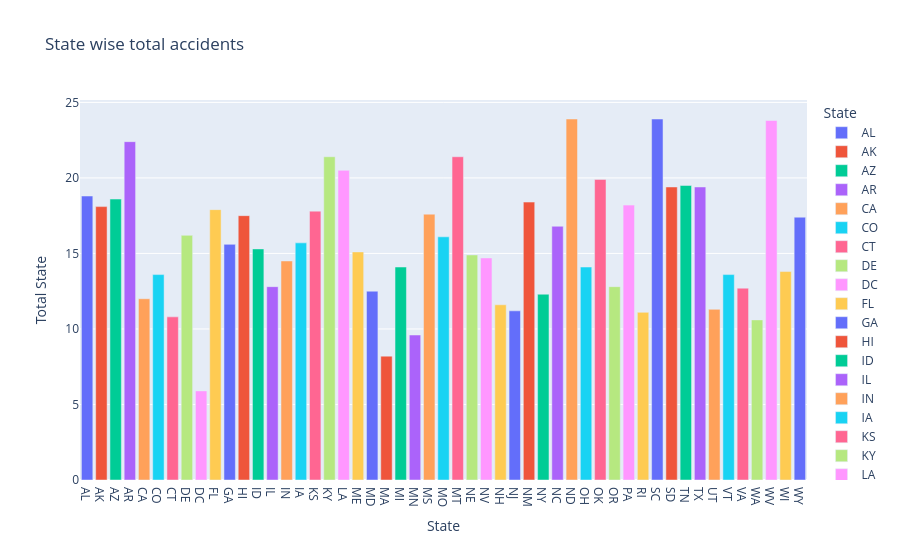

This figure's notebook cell:
### Code cell
figbars=px.bar(df, x='abbrev', y='total',
               title='State wise total accidents',
               labels={'abbrev':'State','total':'Total State'},
               color='abbrev')
figbars.show()

### Figure 1 — Plotly figure (JSON) as saved in the notebook; plotly's stock layout.template omitted (floating-point values rounded to 4 significant figures)
{"data": [{"hovertemplate": "State=%{x}<br>Total State=%{y}<extra></extra>", "legendgroup": "AL", "marker": {"color": "#636efa", "pattern": {"shape": ""}}, "name": "AL", "orientation": "v", "showlegend": true, "textposition": "auto", "type": "bar", "x": ["AL"], "xaxis": "x", "y": [18.8], "yaxis": "y"}, {"hovertemplate": "State=%{x}<br>Total State=%{y}<extra></extra>", "legendgroup": "AK", "marker": {"color": "#EF553B", "pattern": {"shape": ""}}, "name": "AK", "orientation": "v", "showlegend": true, "textposition": "auto", "type": "bar", "x": ["AK"], "xaxis": "x", "y": [18.1], "yaxis": "y"}, {"hovertemplate": "State=%{x}<br>Total State=%{y}<extra></extra>", "legendgroup": "AZ", "marker": {"color": "#00cc96", "pattern": {"shape": ""}}, "name": "AZ", "orientation": "v", "showlegend": true, "textposition": "auto", "type": "bar", "x": ["AZ"], "xaxis": "x", "y": [18.6], "yaxis": "y"}, {"hovertemplate": "State=%{x}<br>Total State=%{y}<extra></extra>", "legendgroup": "AR", "marker": {"color": "#ab63fa", "pattern": {"shape": ""}}, "name": "AR", "orientation": "v", "showlegend": true, "textposition": "auto", "type": "bar", "x": ["AR"], "xaxis": "x", "y": [22.4], "yaxis": "y"}, {"hovertemplate": "State=%{x}<br>Total State=%{y}<extra></extra>", "legendgroup": "CA", "marker": {"color": "#FFA15A", "pattern": {"shape": ""}}, "name": "CA", "orientation": "v", "showlegend": true, "textposition": "auto", "type": "bar", "x": ["CA"], "xaxis": "x", "y": [12.0], "yaxis": "y"}, {"hovertemplate": "State=%{x}<br>Total State=%{y}<extra></extra>", "legendgroup": "CO", "marker": {"color": "#19d3f3", "pattern": {"shape": ""}}, "name": "CO", "orientation": "v", "showlegend": true, "textposition": "auto", "type": "bar", "x": ["CO"], "xaxis": "x", "y": [13.6], "yaxis": "y"}, {"hovertemplate": "State=%{x}<br>Total State=%{y}<extra></extra>", "legendgroup": "CT", "marker": {"color": "#FF6692", "pattern": {"shape": ""}}, "name": "CT", "orientation": "v", "showlegend": true, "textposition": "auto", "type": "bar", "x": ["CT"], "xaxis": "x", "y": [10.8], "yaxis": "y"}, {"hovertemplate": "State=%{x}<br>Total State=%{y}<extra></extra>", "legendgroup": "DE", "marker": {"color": "#B6E880", "pattern": {"shape": ""}}, "name": "DE", "orientation": "v", "showlegend": true, "textposition": "auto", "type": "bar", "x": ["DE"], "xaxis": "x", "y": [16.2], "yaxis": "y"}, {"hovertemplate": "State=%{x}<br>Total State=%{y}<extra></extra>", "legendgroup": "DC", "marker": {"color": "#FF97FF", "pattern": {"shape": ""}}, "name": "DC", "orientation": "v", "showlegend": true, "textposition": "auto", "type": "bar", "x": ["DC"], "xaxis": "x", "y": [5.9], "yaxis": "y"}, {"hovertemplate": "State=%{x}<br>Total State=%{y}<extra></extra>", "legendgroup": "FL", "marker": {"color": "#FECB52", "pattern": {"shape": ""}}, "name": "FL", "orientation": "v", "showlegend": true, "textposition": "auto", "type": "bar", "x": ["FL"], "xaxis": "x", "y": [17.9], "yaxis": "y"}, {"hovertemplate": "State=%{x}<br>Total State=%{y}<extra></extra>", "legendgroup": "GA", "marker": {"color": "#636efa", "pattern": {"shape": ""}}, "name": "GA", "orientation": "v", "showlegend": true, "textposition": "auto", "type": "bar", "x": ["GA"], "xaxis": "x", "y": [15.6], "yaxis": "y"}, {"hovertemplate": "State=%{x}<br>Total State=%{y}<extra></extra>", "legendgroup": "HI", "marker": {"color": "#EF553B", "pattern": {"shape": ""}}, "name": "HI", "orientation": "v", "showlegend": true, "textposition": "auto", "type": "bar", "x": ["HI"], "xaxis": "x", "y": [17.5], "yaxis": "y"}, {"hovertemplate": "State=%{x}<br>Total State=%{y}<extra></extra>", "legendgroup": "ID", "marker": {"color": "#00cc96", "pattern": {"shape": ""}}, "name": "ID", "orientation": "v", "showlegend": true, "textposition": "auto", "type": "bar", "x": ["ID"], "xaxis": "x", "y": [15.3], "yaxis": "y"}, {"hovertemplate": "State=%{x}<br>Total State=%{y}<extra></extra>", "legendgroup": "IL", "marker": {"color": "#ab63fa", "pattern": {"shape": ""}}, "name": "IL", "orientation": "v", "showlegend": true, "textposition": "auto", "type": "bar", "x": ["IL"], "xaxis": "x", "y": [12.8], "yaxis": "y"}, {"hovertemplate": "State=%{x}<br>Total State=%{y}<extra></extra>", "legendgroup": "IN", "marker": {"color": "#FFA15A", "pattern": {"shape": ""}}, "name": "IN", "orientation": "v", "showlegend": true, "textposition": "auto", "type": "bar", "x": ["IN"], "xaxis": "x", "y": [14.5], "yaxis": "y"}, {"hovertemplate": "State=%{x}<br>Total State=%{y}<extra></extra>", "legendgroup": "IA", "marker": {"color": "#19d3f3", "pattern": {"shape": ""}}, "name": "IA", "orientation": "v", "showlegend": true, "textposition": "auto", "type": "bar", "x": ["IA"], "xaxis": "x", "y": [15.7], "yaxis": "y"}, {"hovertemplate": "State=%{x}<br>Total State=%{y}<extra></extra>", "legendgroup": "KS", "marker": {"color": "#FF6692", "pattern": {"shape": ""}}, "name": "KS", "orientation": "v", "showlegend": true, "textposition": "auto", "type": "bar", "x": ["KS"], "xaxis": "x", "y": [17.8], "yaxis": "y"}, {"hovertemplate": "State=%{x}<br>Total State=%{y}<extra></extra>", "legendgroup": "KY", "marker": {"color": "#B6E880", "pattern": {"shape": ""}}, "name": "KY", "orientation": "v", "showlegend": true, "textposition": "auto", "type": "bar", "x": ["KY"], "xaxis": "x", "y": [21.4], "yaxis": "y"}, {"hovertemplate": "State=%{x}<br>Total State=%{y}<extra></extra>", "legendgroup": "LA", "marker": {"color": "#FF97FF", "pattern": {"shape": ""}}, "name": "LA", "orientation": "v", "showlegend": true, "textposition": "auto", "type": "bar", "x": ["LA"], "xaxis": "x", "y": [20.5], "yaxis": "y"}, {"hovertemplate": "State=%{x}<br>Total State=%{y}<extra></extra>", "legendgroup": "ME", "marker": {"color": "#FECB52", "pattern": {"shape": ""}}, "name": "ME", "orientation": "v", "showlegend": true, "textposition": "auto", "type": "bar", "x": ["ME"], "xaxis": "x", "y": [15.1], "yaxis": "y"}, {"hovertemplate": "State=%{x}<br>Total State=%{y}<extra></extra>", "legendgroup": "MD", "marker": {"color": "#636efa", "pattern": {"shape": ""}}, "name": "MD", "orientation": "v", "showlegend": true, "textposition": "auto", "type": "bar", "x": ["MD"], "xaxis": "x", "y": [12.5], "yaxis": "y"}, {"hovertemplate": "State=%{x}<br>Total State=%{y}<extra></extra>", "legendgroup": "MA", "marker": {"color": "#EF553B", "pattern": {"shape": ""}}, "name": "MA", "orientation": "v", "showlegend": true, "textposition": "auto", "type": "bar", "x": ["MA"], "xaxis": "x", "y": [8.2], "yaxis": "y"}, {"hovertemplate": "State=%{x}<br>Total State=%{y}<extra></extra>", "legendgroup": "MI", "marker": {"color": "#00cc96", "pattern": {"shape": ""}}, "name": "MI", "orientation": "v", "showlegend": true, "textposition": "auto", "type": "bar", "x": ["MI"], "xaxis": "x", "y": [14.1], "yaxis": "y"}, {"hovertemplate": "State=%{x}<br>Total State=%{y}<extra></extra>", "legendgroup": "MN", "marker": {"color": "#ab63fa", "pattern": {"shape": ""}}, "name": "MN", "orientation": "v", "showlegend": true, "textposition": "auto", "type": "bar", "x": ["MN"], "xaxis": "x", "y": [9.6], "yaxis": "y"}, {"hovertemplate": "State=%{x}<br>Total State=%{y}<extra></extra>", "legendgroup": "MS", "marker": {"color": "#FFA15A", "pattern": {"shape": ""}}, "name": "MS", "orientation": "v", "showlegend": true, "textposition": "auto", "type": "bar", "x": ["MS"], "xaxis": "x", "y": [17.6], "yaxis": "y"}, {"hovertemplate": "State=%{x}<br>Total State=%{y}<extra></extra>", "legendgroup": "MO", "marker": {"color": "#19d3f3", "pattern": {"shape": ""}}, "name": "MO", "orientation": "v", "showlegend": true, "textposition": "auto", "type": "bar", "x": ["MO"], "xaxis": "x", "y": [16.1], "yaxis": "y"}, {"hovertemplate": "State=%{x}<br>Total State=%{y}<extra></extra>", "legendgroup": "MT", "marker": {"color": "#FF6692", "pattern": {"shape": ""}}, "name": "MT", "orientation": "v", "showlegend": true, "textposition": "auto", "type": "bar", "x": ["MT"], "xaxis": "x", "y": [21.4], "yaxis": "y"}, {"hovertemplate": "State=%{x}<br>Total State=%{y}<extra></extra>", "legendgroup": "NE", "marker": {"color": "#B6E880", "pattern": {"shape": ""}}, "name": "NE", "orientation": "v", "showlegend": true, "textposition": "auto", "type": "bar", "x": ["NE"], "xaxis": "x", "y": [14.9], "yaxis": "y"}, {"hovertemplate": "State=%{x}<br>Total State=%{y}<extra></extra>", "legendgroup": "NV", "marker": {"color": "#FF97FF", "pattern": {"shape": ""}}, "name": "NV", "orientation": "v", "showlegend": true, "textposition": "auto", "type": "bar", "x": ["NV"], "xaxis": "x", "y": [14.7], "yaxis": "y"}, {"hovertemplate": "State=%{x}<br>Total State=%{y}<extra></extra>", "legendgroup": "NH", "marker": {"color": "#FECB52", "pattern": {"shape": ""}}, "name": "NH", "orientation": "v", "showlegend": true, "textposition": "auto", "type": "bar", "x": ["NH"], "xaxis": "x", "y": [11.6], "yaxis": "y"}, {"hovertemplate": "State=%{x}<br>Total State=%{y}<extra></extra>", "legendgroup": "NJ", "marker": {"color": "#636efa", "pattern": {"shape": ""}}, "name": "NJ", "orientation": "v", "showlegend": true, "textposition": "auto", "type": "bar", "x": ["NJ"], "xaxis": "x", "y": [11.2], "yaxis": "y"}, {"hovertemplate": "State=%{x}<br>Total State=%{y}<extra></extra>", "legendgroup": "NM", "marker": {"color": "#EF553B", "pattern": {"shape": ""}}, "name": "NM", "orientation": "v", "showlegend": true, "textposition": "auto", "type": "bar", "x": ["NM"], "xaxis": "x", "y": [18.4], "yaxis": "y"}, {"hovertemplate": "State=%{x}<br>Total State=%{y}<extra></extra>", "legendgroup": "NY", "marker": {"color": "#00cc96", "pattern": {"shape": ""}}, "name": "NY", "orientation": "v", "showlegend": true, "textposition": "auto", "type": "bar", "x": ["NY"], "xaxis": "x", "y": [12.3], "yaxis": "y"}, {"hovertemplate": "State=%{x}<br>Total State=%{y}<extra></extra>", "legendgroup": "NC", "marker": {"color": "#ab63fa", "pattern": {"shape": ""}}, "name": "NC", "orientation": "v", "showlegend": true, "textposition": "auto", "type": "bar", "x": ["NC"], "xaxis": "x", "y": [16.8], "yaxis": "y"}, {"hovertemplate": "State=%{x}<br>Total State=%{y}<extra></extra>", "legendgroup": "ND", "marker": {"color": "#FFA15A", "pattern": {"shape": ""}}, "name": "ND", "orientation": "v", "showlegend": true, "textposition": "auto", "type": "bar", "x": ["ND"], "xaxis": "x", "y": [23.9], "yaxis": "y"}, {"hovertemplate": "State=%{x}<br>Total State=%{y}<extra></extra>", "legendgroup": "OH", "marker": {"color": "#19d3f3", "pattern": {"shape": ""}}, "name": "OH", "orientation": "v", "showlegend": true, "textposition": "auto", "type": "bar", "x": ["OH"], "xaxis": "x", "y": [14.1], "yaxis": "y"}, {"hovertemplate": "State=%{x}<br>Total State=%{y}<extra></extra>", "legendgroup": "OK", "marker": {"color": "#FF6692", "pattern": {"shape": ""}}, "name": "OK", "orientation": "v", "showlegend": true, "textposition": "auto", "type": "bar", "x": ["OK"], "xaxis": "x", "y": [19.9], "yaxis": "y"}, {"hovertemplate": "State=%{x}<br>Total State=%{y}<extra></extra>", "legendgroup": "OR", "marker": {"color": "#B6E880", "pattern": {"shape": ""}}, "name": "OR", "orientation": "v", "showlegend": true, "textposition": "auto", "type": "bar", "x": ["OR"], "xaxis": "x", "y": [12.8], "yaxis": "y"}, {"hovertemplate": "State=%{x}<br>Total State=%{y}<extra></extra>", "legendgroup": "PA", "marker": {"color": "#FF97FF", "pattern": {"shape": ""}}, "name": "PA", "orientation": "v", "showlegend": true, "textposition": "auto", "type": "bar", "x": ["PA"], "xaxis": "x", "y": [18.2], "yaxis": "y"}, {"hovertemplate": "State=%{x}<br>Total State=%{y}<extra></extra>", "legendgroup": "RI", "marker": {"color": "#FECB52", "pattern": {"shape": ""}}, "name": "RI", "orientation": "v", "showlegend": true, "textposition": "auto", "type": "bar", "x": ["RI"], "xaxis": "x", "y": [11.1], "yaxis": "y"}, {"hovertemplate": "State=%{x}<br>Total State=%{y}<extra></extra>", "legendgroup": "SC", "marker": {"color": "#636efa", "pattern": {"shape": ""}}, "name": "SC", "orientation": "v", "showlegend": true, "textposition": "auto", "type": "bar", "x": ["SC"], "xaxis": "x", "y": [23.9], "yaxis": "y"}, {"hovertemplate": "State=%{x}<br>Total State=%{y}<extra></extra>", "legendgroup": "SD", "marker": {"color": "#EF553B", "pattern": {"shape": ""}}, "name": "SD", "orientation": "v", "showlegend": true, "textposition": "auto", "type": "bar", "x": ["SD"], "xaxis": "x", "y": [19.4], "yaxis": "y"}, {"hovertemplate": "State=%{x}<br>Total State=%{y}<extra></extra>", "legendgroup": "TN", "marker": {"color": "#00cc96", "pattern": {"shape": ""}}, "name": "TN", "orientation": "v", "showlegend": true, "textposition": "auto", "type": "bar", "x": ["TN"], "xaxis": "x", "y": [19.5], "yaxis": "y"}, {"hovertemplate": "State=%{x}<br>Total State=%{y}<extra></extra>", "legendgroup": "TX", "marker": {"color": "#ab63fa", "pattern": {"shape": ""}}, "name": "TX", "orientation": "v", "showlegend": true, "textposition": "auto", "type": "bar", "x": ["TX"], "xaxis": "x", "y": [19.4], "yaxis": "y"}, {"hovertemplate": "State=%{x}<br>Total State=%{y}<extra></extra>", "legendgroup": "UT", "marker": {"color": "#FFA15A", "pattern": {"shape": ""}}, "name": "UT", "orientation": "v", "showlegend": true, "textposition": "auto", "type": "bar", "x": ["UT"], "xaxis": "x", "y": [11.3], "yaxis": "y"}, {"hovertemplate": "State=%{x}<br>Total State=%{y}<extra></extra>", "legendgroup": "VT", "marker": {"color": "#19d3f3", "pattern": {"shape": ""}}, "name": "VT", "orientation": "v", "showlegend": true, "textposition": "auto", "type": "bar", "x": ["VT"], "xaxis": "x", "y": [13.6], "yaxis": "y"}, {"hovertemplate": "State=%{x}<br>Total State=%{y}<extra></extra>", "legendgroup": "VA", "marker": {"color": "#FF6692", "pattern": {"shape": ""}}, "name": "VA", "orientation": "v", "showlegend": true, "textposition": "auto", "type": "bar", "x": ["VA"], "xaxis": "x", "y": [12.7], "yaxis": "y"}, {"hovertemplate": "State=%{x}<br>Total State=%{y}<extra></extra>", "legendgroup": "WA", "marker": {"color": "#B6E880", "pattern": {"shape": ""}}, "name": "WA", "orientation": "v", "showlegend": true, "textposition": "auto", "type": "bar", "x": ["WA"], "xaxis": "x", "y": [10.6], "yaxis": "y"}, {"hovertemplate": "State=%{x}<br>Total State=%{y}<extra></extra>", "legendgroup": "WV", "marker": {"color": "#FF97FF", "pattern": {"shape": ""}}, "name": "WV", "orientation": "v", "showlegend": true, "textposition": "auto", "type": "bar", "x": ["WV"], "xaxis": "x", "y": [23.8], "yaxis": "y"}, {"hovertemplate": "State=%{x}<br>Total State=%{y}<extra></extra>", "legendgroup": "WI", "marker": {"color": "#FECB52", "pattern": {"shape": ""}}, "name": "WI", "orientation": "v", "showlegend": true, "textposition": "auto", "type": "bar", "x": ["WI"], "xaxis": "x", "y": [13.8], "yaxis": "y"}, {"hovertemplate": "State=%{x}<br>Total State=%{y}<extra></extra>", "legendgroup": "WY", "marker": {"color": "#636efa", "pattern": {"shape": ""}}, "name": "WY", "orientation": "v", "showlegend": true, "textposition": "auto", "type": "bar", "x": ["WY"], "xaxis": "x", "y": [17.4], "yaxis": "y"}], "layout": {"barmode": "relative", "legend": {"title": {"text": "State"}, "tracegroupgap": 0}, "title": {"text": "State wise total accidents"}, "xaxis": {"anchor": "y", "categoryarray": ["AL", "AK", "AZ", "AR", "CA", "CO", "CT", "DE", "DC", "FL", "GA", "HI", "ID", "IL", "IN", "IA", "KS", "KY", "LA", "ME", "MD", "MA", "MI", "MN", "MS", "MO", "MT", "NE", "NV", "NH", "NJ", "NM", "NY", "NC", "ND", "OH", "OK", "OR", "PA", "RI", "SC", "SD", "TN", "TX", "UT", "VT", "VA", "WA", "WV", "WI", "WY"], "categoryorder": "array", "domain": [0, 1], "title": {"text": "State"}}, "yaxis": {"anchor": "x", "domain": [0, 1], "title": {"text": "Total State"}}}}
